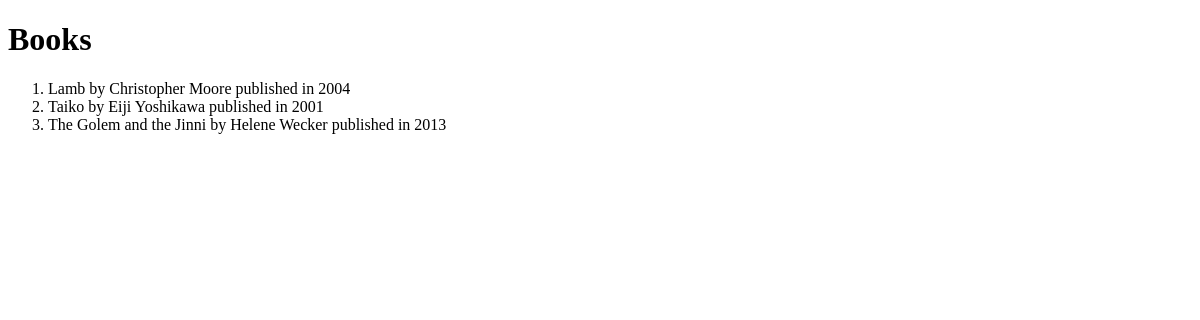
Page /books/ (signed in) on the earlier database version.
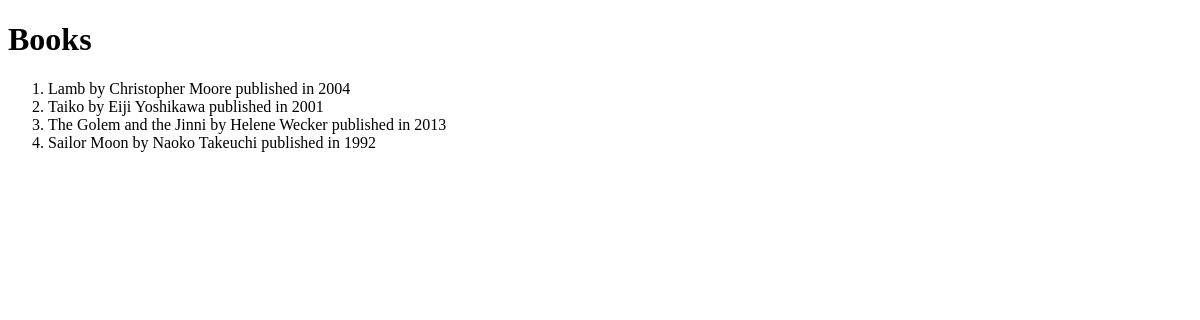
Same page on the later database version.
### libraryapp/models/book.py (models this page shows, shortened)
class Book(models.Model):
    title = models.CharField(max_length=50)
    isbn = models.CharField(max_length=50)
    author = models.CharField(max_length=50)
    year_published = models.IntegerField()
    location = models.ForeignKey(Library, on_delete=models.CASCADE)
    librarian = models.ForeignKey(Librarian, on_delete=models.CASCADE)
    class Meta:
        verbose_name = ("book")
        verbose_name_plural = ("books")

### libraryapp/views/books/list.py (the view, shortened to what this page needs)
# urls.py: path('books/', book_list, name='books'),
@login_required
def book_list(request):
    if request.method == 'GET':
        with sqlite3.connect(Connection.db_path) as conn:
            conn.row_factory = sqlite3.Row
            db_cursor = conn.cursor()
            db_cursor.execute("""
            select
                b.id,
                b.title,
                b.isbn,
                b.author,
                b.year_published,
                b.librarian_id,
                b.location_id
            from libraryapp_book b
            """)
            all_books = []
            dataset = db_cursor.fetchall()
            for row in dataset:
                book = Book()
                book.id = row['id']
                book.title = row['title']
                book.isbn = row['isbn']
                book.author = row['author']
                book.year_published = row['year_published']
                book.librarian_id = row['librarian_id']
                book.location_id = row['location_id']
                all_books.append(book)
        template = 'books/list.html'
        context = {
            'all_books': all_books
        }
        return render(request, template, context)

### libraryapp/templates/books/list.html (shortened to what this page needs)
{% load static %}
<!DOCTYPE html>
<html>
  <head>
  </head>
  <body>
    <h1>Books</h1>
    <ol>
    {% for book in all_books %}
        <li>
            {{ book.title }}
            by {{book.author}}
            published in {{book.year_published}}
        </li>
    {% endfor %}
    </ol>
  </body>
</html>

Differences in the rows shown:
added Book: title "Sailor Moon", author "Naoko Takeuchi", year_published "1992"
